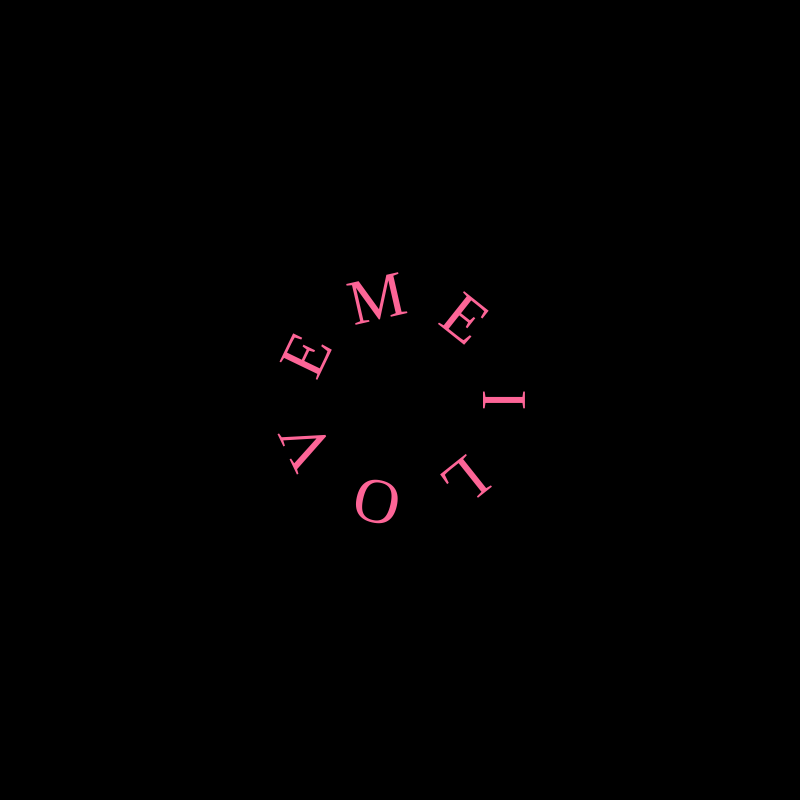
Frame 1 (no input)
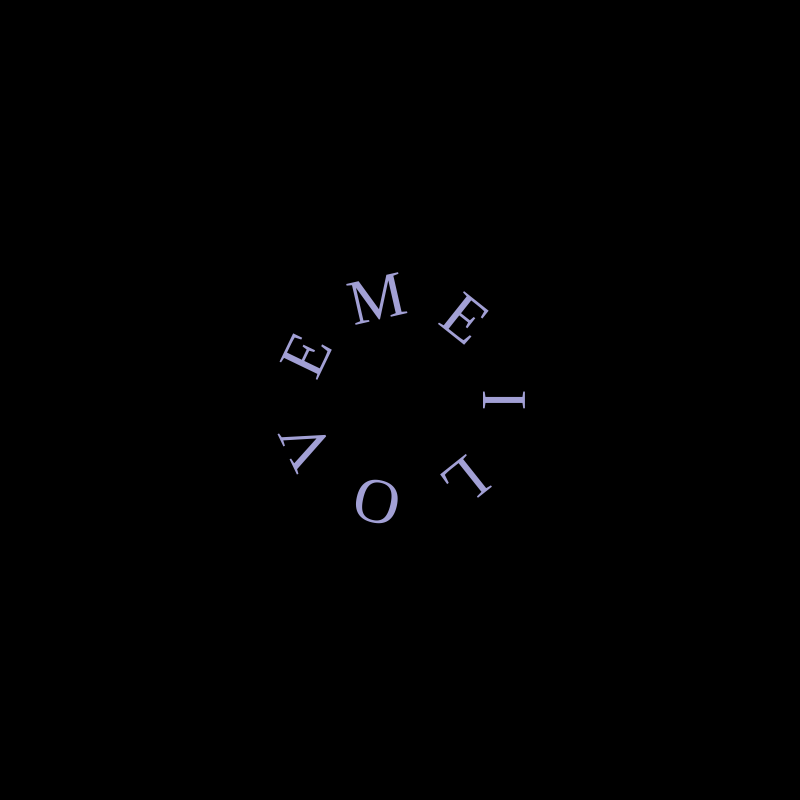
Frame 60 (no input)
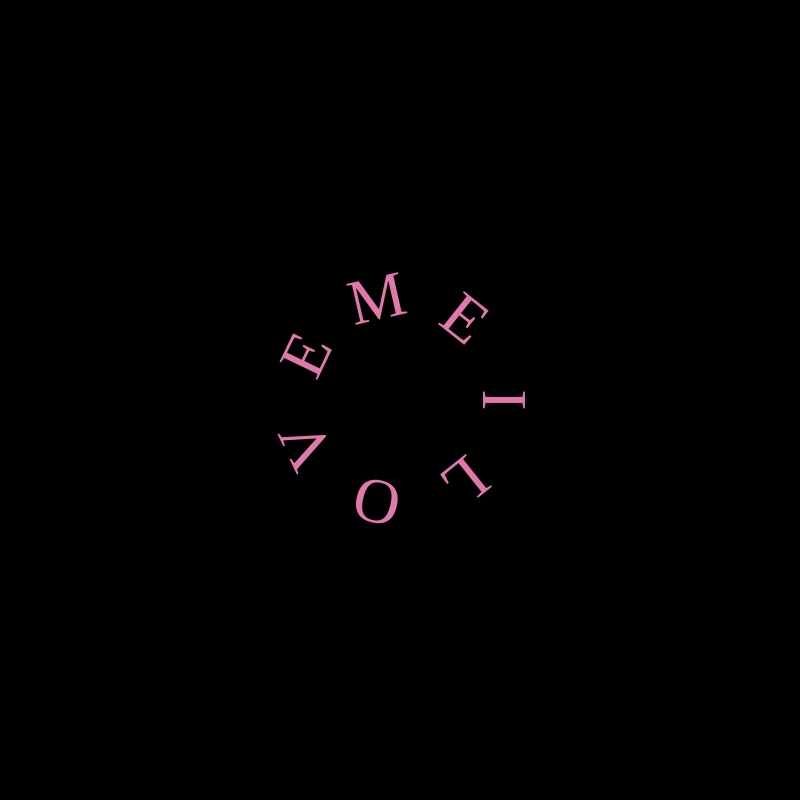
Frame 120 (the mouse pressed at the canvas centre since frame 60)

The p5.js sketch that drew these frames (run headless with seeded random() and noise() and a simulated clock; from frame 60 on, the mouse is pressed at the canvas centre):

// p5.js sketch
// ── sketch.js
let words = ['I', 'LOVE', 'ME'];
let letters = [];
let springiness = 0.05;
let damping = 0.95;
let restLength = 100;

function setup() {
  createCanvas(800, 800);
  textFont('Georgia');
  textSize(64);
  textAlign(CENTER, CENTER);

  let totalLetters = words.join('').length;
  let angleStep = TWO_PI / totalLetters;
  
  let angle = 0;
  for (let i = 0; i < words.length; i++) {
    for (let j = 0; j < words[i].length; j++) {
      letters.push(new SpringLetter(words[i][j], angle, restLength));
      angle += angleStep;
    }
  }
}

function draw() {
  background(0);
  translate(width / 2, height / 2);

  for (let letter of letters) {
    letter.update();
    letter.display();
  }
}

class SpringLetter {
  constructor(char, angle, restLength) {
    this.char = char;
    this.angle = angle;
    this.restLength = restLength;
    this.position = createVector(cos(angle) * restLength, sin(angle) * restLength);
    this.velocity = createVector(0, 0);
    this.acceleration = createVector(0, 0);
  }

  update() {
    let targetX = cos(this.angle) * this.restLength;
    let targetY = sin(this.angle) * this.restLength;
    let forceX = (targetX - this.position.x) * springiness;
    let forceY = (targetY - this.position.y) * springiness;
    this.acceleration = createVector(forceX, forceY);

    this.velocity.add(this.acceleration);
    this.velocity.mult(damping);
    this.position.add(this.velocity);
  }

  display() {
    push();
    translate(this.position.x, this.position.y);
    rotate(this.angle + HALF_PI);
    fill(lerpColor(color(255, 100, 150), color(100, 200, 255), frameCount % 100 / 100));
    text(this.char, 0, 0);
    pop();
  }
}
